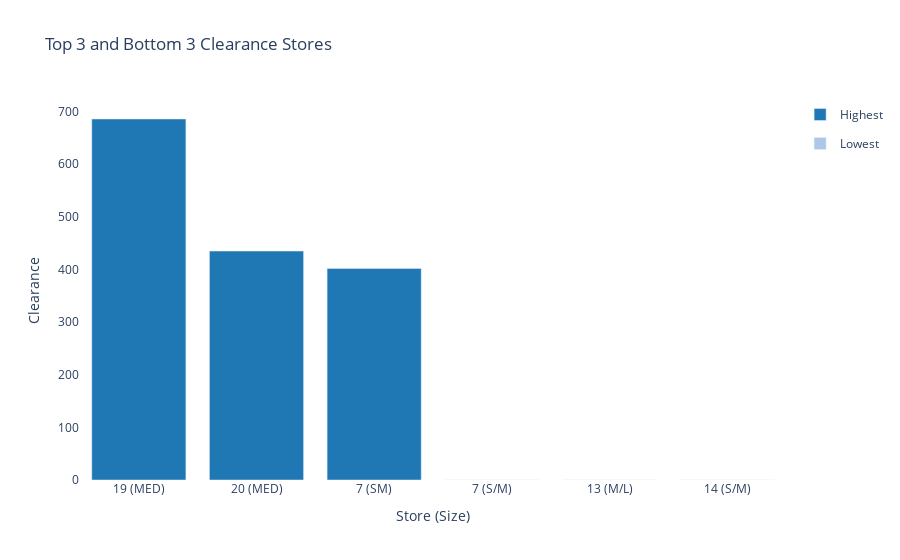

This figure's notebook cell:
### Code cell
import pandas as pd
import plotly.graph_objs as go

# Create the DataFrame
data = {'store': [19, 20, 7, 7, 13, 14],
        'size': ['MED', 'MED', 'SM', 'S/M', 'M/L', 'S/M'],
        'Clearance': [686, 435, 402, 0, 0, 0],
        'category': ['Highest'] * 3 + ['Lowest'] * 3}

df = pd.DataFrame(data)

# Create a grouped bar chart
fig = go.Figure()

# Define the color scale
color_scale = {'Highest': '#1f77b4', 'Lowest': '#aec7e8'}

for category in ['Highest', 'Lowest']:
    category_df = df[df['category'] == category]
    fig.add_trace(go.Bar(
        x=category_df['store'].astype(str) + " (" + category_df['size'] + ")",
        y=category_df['Clearance'],
        name=category,
        marker=dict(color=color_scale[category]),
        legendgroup=category
    ))

fig.update_layout(
    title="Top 3 and Bottom 3 Clearance Stores",
    xaxis_title="Store (Size)",
    yaxis_title="Clearance",
    barmode='group',
    plot_bgcolor='rgba(0, 0, 0, 0)'
)

fig.show()

### Figure 1 — Plotly figure (JSON) as saved in the notebook; plotly's stock layout.template omitted (floating-point values rounded to 4 significant figures)
{"data": [{"legendgroup": "Highest", "marker": {"color": "#1f77b4"}, "name": "Highest", "type": "bar", "x": ["19 (MED)", "20 (MED)", "7 (SM)"], "y": [686, 435, 402]}, {"legendgroup": "Lowest", "marker": {"color": "#aec7e8"}, "name": "Lowest", "type": "bar", "x": ["7 (S/M)", "13 (M/L)", "14 (S/M)"], "y": [0, 0, 0]}], "layout": {"barmode": "group", "plot_bgcolor": "rgba(0, 0, 0, 0)", "title": {"text": "Top 3 and Bottom 3 Clearance Stores"}, "xaxis": {"title": {"text": "Store (Size)"}}, "yaxis": {"title": {"text": "Clearance"}}}}
